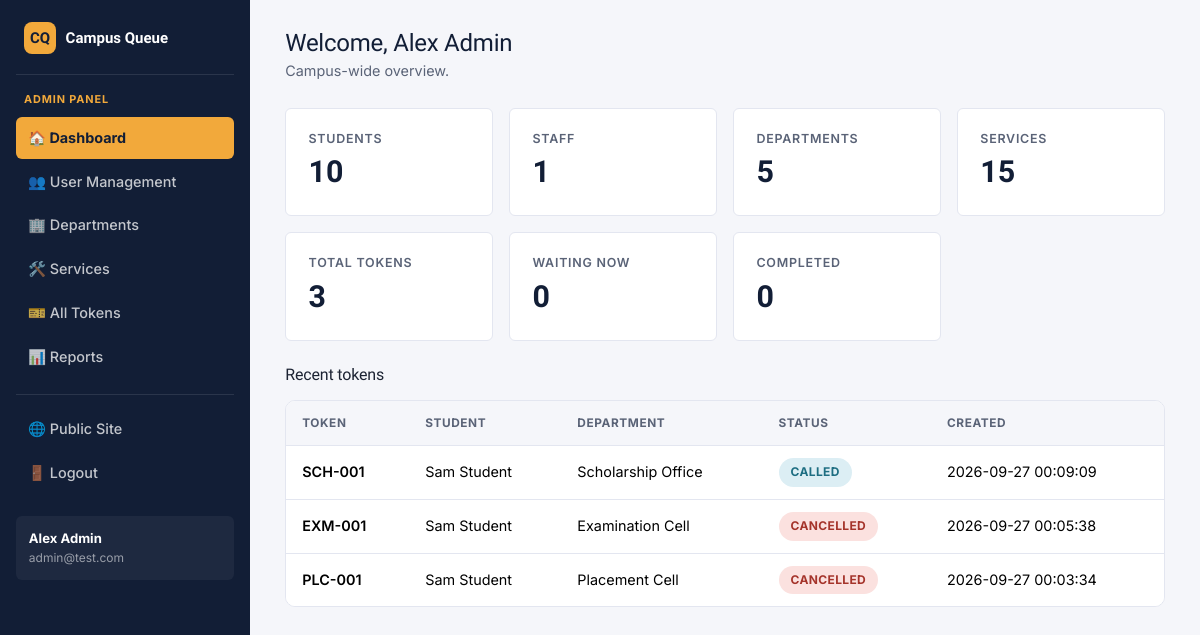
The app's page /admin/dashboard (signed in) with its own data.
### tables this page shows
CREATE TABLE users (
    id INTEGER PRIMARY KEY AUTOINCREMENT,
    name TEXT NOT NULL,
    email TEXT NOT NULL UNIQUE,
    phone TEXT NOT NULL,
    password TEXT NOT NULL,
    role TEXT NOT NULL CHECK(role IN ('student', 'staff', 'admin')),
    department_id INTEGER,
    status TEXT NOT NULL DEFAULT 'active' CHECK(status IN ('active', 'inactive')),
    created_at TEXT NOT NULL,
    FOREIGN KEY (department_id) REFERENCES departments(id)
);

CREATE TABLE tokens (
    id INTEGER PRIMARY KEY AUTOINCREMENT,
    token_number TEXT NOT NULL,
    user_id INTEGER NOT NULL,
    department_id INTEGER NOT NULL,
    service_id INTEGER NOT NULL,
    status TEXT NOT NULL DEFAULT 'WAITING'
        CHECK(status IN ('WAITING','CALLED','IN_PROGRESS','COMPLETED','SKIPPED','CANCELLED')),
    created_at TEXT NOT NULL,
    called_at TEXT,
    completed_at TEXT,
    FOREIGN KEY (user_id) REFERENCES users(id),
    FOREIGN KEY (department_id) REFERENCES departments(id),
    FOREIGN KEY (service_id) REFERENCES services(id)
);

CREATE TABLE departments (
    id INTEGER PRIMARY KEY AUTOINCREMENT,
    name TEXT NOT NULL UNIQUE,
    code TEXT NOT NULL UNIQUE,
    status TEXT NOT NULL DEFAULT 'active' CHECK(status IN ('active', 'inactive'))
);

### app.py (the view)
@app.route("/admin/dashboard")
@role_required("admin")
def admin_dashboard():
    db = get_db()
    stats = {
        "students": db.execute("SELECT COUNT(*) c FROM users WHERE role='student'").fetchone()["c"],
        "staff": db.execute("SELECT COUNT(*) c FROM users WHERE role='staff'").fetchone()["c"],
        "departments": db.execute("SELECT COUNT(*) c FROM departments").fetchone()["c"],
        "services": db.execute("SELECT COUNT(*) c FROM services").fetchone()["c"],
        "tokens_total": db.execute("SELECT COUNT(*) c FROM tokens").fetchone()["c"],
        "tokens_waiting": db.execute("SELECT COUNT(*) c FROM tokens WHERE status='WAITING'").fetchone()["c"],
        "tokens_completed": db.execute("SELECT COUNT(*) c FROM tokens WHERE status='COMPLETED'").fetchone()["c"],
    }
    recent_tokens = db.execute(
        "SELECT t.*, u.name AS student_name, d.name AS department_name "
        "FROM tokens t JOIN users u ON u.id = t.user_id JOIN departments d ON d.id = t.department_id "
        "ORDER BY t.id DESC LIMIT 8"
    ).fetchall()
    return render_template("admin/dashboard.html", stats=stats, recent_tokens=recent_tokens)

### app.py (called while the page is built)
def get_db():
    if "db" not in g:
        g.db = database.get_db()
    return g.db

def role_required(*roles):
    def decorator(view):
        @wraps(view)
        def wrapped(*args, **kwargs):
            if "user_id" not in session:
                flash("Please log in to continue.", "warning")
                return redirect(url_for("login"))
            if session.get("role") not in roles:
                return render_template("access_denied.html"), 403
            return view(*args, **kwargs)
        return wrapped
    return decorator

def current_user():
    if "user_id" not in session:
        return None
    return get_db().execute(
        "SELECT * FROM users WHERE id = ?", (session["user_id"],)
    ).fetchone()

@app.context_processor
def inject_user():
    return {"logged_in_user": current_user()}

### database.py (called while the page is built)
def get_db():
    conn = sqlite3.connect(DB_PATH)
    conn.row_factory = sqlite3.Row
    conn.execute("PRAGMA foreign_keys = ON")
    return conn

### templates/admin/dashboard.html (shortened to what this page needs)
{% extends "base_dashboard.html" %}
{% block content %}
<div class="cq-topbar">
  <div>
    <h1>Welcome, {{ logged_in_user['name'] }}</h1>
    <div class="subtitle">Campus-wide overview.</div>
  </div>
</div>
<div class="row g-3 mb-4">
  <div class="col-6 col-md-3">
    <div class="stat-card"><div class="stat-label">Students</div><div class="stat-value" id="stat-students">{{ stats.students }}</div></div>
  </div>
  <div class="col-6 col-md-3">
    <div class="stat-card"><div class="stat-label">Staff</div><div class="stat-value" id="stat-staff">{{ stats.staff }}</div></div>
  </div>
  <div class="col-6 col-md-3">
    <div class="stat-card"><div class="stat-label">Departments</div><div class="stat-value" id="stat-departments">{{ stats.departments }}</div></div>
  </div>
  <div class="col-6 col-md-3">
    <div class="stat-card"><div class="stat-label">Services</div><div class="stat-value" id="stat-services">{{ stats.services }}</div></div>
  </div>
  <div class="col-6 col-md-3">
    <div class="stat-card"><div class="stat-label">Total Tokens</div><div class="stat-value" id="stat-tokens-total">{{ stats.tokens_total }}</div></div>
  </div>
  <div class="col-6 col-md-3">
    <div class="stat-card"><div class="stat-label">Waiting Now</div><div class="stat-value" id="stat-tokens-waiting">{{ stats.tokens_waiting }}</div></div>
  </div>
  <div class="col-6 col-md-3">
    <div class="stat-card"><div class="stat-label">Completed</div><div class="stat-value" id="stat-tokens-completed">{{ stats.tokens_completed }}</div></div>
  </div>
</div>
<h2 class="h6 mb-3">Recent tokens</h2>
{% if recent_tokens %}
<div class="cq-table">
  <table class="table" id="recent-tokens-table">
    <thead>
      <tr><th>Token</th><th>Student</th><th>Department</th><th>Status</th><th>Created</th></tr>
    </thead>
    <tbody>
      {% for t in recent_tokens %}
      <tr>
        <td class="fw-semibold">{{ t['token_number'] }}</td>
        <td>{{ t['student_name'] }}</td>
        <td>{{ t['department_name'] }}</td>
        <td><span class="badge-status badge-{{ t['status'] }}">{{ t['status'] }}</span></td>
        <td>{{ t['created_at'] }}</td>
      </tr>
      {% endfor %}
    </tbody>
  </table>
</div>
{% else %}
<div class="cq-card"><div class="empty-state"><p class="mb-0">No tokens generated yet.</p></div></div>
{% endif %}
{% endblock %}

### templates/base_dashboard.html (shortened to what this page needs)
<!DOCTYPE html>
<html lang="en">
<head>
<link href="https://cdn.jsdelivr.net/npm/bootstrap@5.3.3/dist/css/bootstrap.min.css" rel="stylesheet">
<link href="{{ url_for('static', filename='css/style.css') }}" rel="stylesheet">
</head>
<body>
<div class="cq-shell">
  <aside class="cq-sidebar">
    <div class="brand">
      <span class="brand-mark">CQ</span> Campus Queue
    </div>
    <div class="role-tag">{{ session.role }} panel</div>
    <nav class="nav flex-column" id="sidebar-nav">
      {% if session.role == 'student' %}
        <a class="nav-link {% if request.endpoint == 'student_dashboard' %}active{% endif %}" id="nav-dashboard" href="{{ url_for('student_dashboard') }}">🏠 Dashboard</a>
        <a class="nav-link {% if request.endpoint == 'generate_token' %}active{% endif %}" id="nav-generate-token" href="{{ url_for('generate_token') }}">🎫 Generate Token</a>
        <a class="nav-link {% if request.endpoint == 'current_token' %}active{% endif %}" id="nav-current-token" href="{{ url_for('current_token') }}">📍 Current Token</a>
        <a class="nav-link {% if request.endpoint == 'student_history' %}active{% endif %}" id="nav-history" href="{{ url_for('student_history') }}">🕘 Token History</a>
        <a class="nav-link {% if request.endpoint == 'student_profile' %}active{% endif %}" id="nav-profile" href="{{ url_for('student_profile') }}">👤 Profile</a>
      {% elif session.role == 'admin' %}
        <a class="nav-link {% if request.endpoint == 'admin_dashboard' %}active{% endif %}" id="nav-dashboard" href="{{ url_for('admin_dashboard') }}">🏠 Dashboard</a>
        <a class="nav-link {% if request.endpoint == 'admin_users' %}active{% endif %}" id="nav-users" href="{{ url_for('admin_users') }}">👥 User Management</a>
        <a class="nav-link {% if request.endpoint == 'admin_departments' %}active{% endif %}" id="nav-departments" href="{{ url_for('admin_departments') }}">🏢 Departments</a>
        <a class="nav-link {% if request.endpoint == 'admin_services' %}active{% endif %}" id="nav-services" href="{{ url_for('admin_services') }}">🛠️ Services</a>
        <a class="nav-link {% if request.endpoint == 'admin_tokens' %}active{% endif %}" id="nav-tokens" href="{{ url_for('admin_tokens') }}">🎫 All Tokens</a>
        <a class="nav-link {% if request.endpoint == 'admin_reports' %}active{% endif %}" id="nav-reports" href="{{ url_for('admin_reports') }}">📊 Reports</a>
      {% endif %}
      <div class="nav-divider"></div>
      <a class="nav-link" href="{{ url_for('home') }}">🌐 Public Site</a>
      <a class="nav-link" id="nav-logout" href="{{ url_for('logout') }}">🚪 Logout</a>
    </nav>
    {% if logged_in_user %}
    <div class="user-box">
      <div class="u-name">{{ logged_in_user['name'] }}</div>
      <div class="u-email">{{ logged_in_user['email'] }}</div>
    </div>
    {% endif %}
  </aside>
  <main class="cq-main">
    {% block content %}{% endblock %}
  </main>
</div>
</body>
</html>

### static/css/style.css (style rules this page uses)
:root { --navy: #1B2A4A; --navy-deep: #121E36; --navy-soft: #2C4270; --amber: #F2A93B; --amber-deep: #D98D1F; --teal: #2AA9A0; --teal-deep: #1E7F78; --danger: #C1443C; --success: #2E7D5B; --ink: #1C2333; --ink-soft: #5A6377; --paper: #F5F6FA; --card: #FFFFFF; --border: #E3E6F0; --radius-sm: 6px; --radius-md: 10px; --shadow-card: 0 1px 2px rgba(18, 30, 54, 0.06), 0 6px 20px rgba(18, 30, 54, 0.06); }
* { box-sizing: border-box; }
html, body { height: 100%; }
body { font-family: "Inter", -apple-system, BlinkMacSystemFont, sans-serif; background: var(--paper); color: var(--ink); font-size: 15px; line-height: 1.55; }
h1, h2, h3, h4, h5, h6, .display-font { font-family: "Sora", "Inter", sans-serif; color: var(--navy-deep); letter-spacing: -0.01em; }
a { color: var(--teal-deep); text-decoration: none; }
.stat-card { background: var(--card); border: 1px solid var(--border); border-radius: var(--radius-sm); padding: 1.25rem 1.4rem; }
.stat-card .stat-label { font-size: 0.78rem; color: var(--ink-soft); font-weight: 600; text-transform: uppercase; letter-spacing: 0.06em; }
.stat-card .stat-value { font-family: "Sora", sans-serif; font-size: 1.9rem; font-weight: 700; color: var(--navy-deep); }
.badge-status { display: inline-block; padding: 0.32rem 0.75rem; border-radius: 999px; font-size: 0.75rem; font-weight: 700; letter-spacing: 0.03em; }
.badge-CALLED { background: #DCEEF4; color: #1E6E82; }
.badge-CANCELLED { background: #FBE1DF; color: #A5342B; }
.cq-shell { display: flex; min-height: 100vh; }
.cq-sidebar { width: 250px; flex-shrink: 0; background: var(--navy-deep); color: #fff; padding: 1.4rem 1rem; position: sticky; top: 0; height: 100vh; overflow-y: auto; }
.cq-sidebar .brand { display: flex; align-items: center; gap: 0.6rem; font-family: "Sora", sans-serif; font-weight: 700; color: #fff; padding: 0 0.5rem 1.2rem; margin-bottom: 1rem; border-bottom: 1px solid rgba(255,255,255,0.1); }
.cq-sidebar .brand .brand-mark { width: 32px; height: 32px; background: var(--amber); color: var(--navy-deep); border-radius: 8px; display: inline-flex; align-items: center; justify-content: center; font-weight: 800; }
.cq-sidebar .role-tag { font-size: 0.68rem; text-transform: uppercase; letter-spacing: 0.08em; color: var(--amber); padding: 0 0.5rem; margin-bottom: 0.6rem; font-weight: 700; }
.cq-sidebar .nav-link { color: rgba(255,255,255,0.75); padding: 0.6rem 0.75rem; border-radius: var(--radius-sm); font-size: 0.9rem; font-weight: 500; margin-bottom: 0.15rem; display: flex; align-items: center; gap: 0.6rem; }
.cq-sidebar .nav-link.active { background: var(--amber); color: var(--navy-deep); font-weight: 700; }
.cq-sidebar .nav-divider { border-top: 1px solid rgba(255,255,255,0.1); margin: 0.85rem 0; }
.cq-sidebar .user-box { margin-top: 1.2rem; padding: 0.8rem; background: rgba(255,255,255,0.05); border-radius: var(--radius-sm); font-size: 0.82rem; }
.cq-sidebar .user-box .u-name { font-weight: 700; color: #fff; }
.cq-sidebar .user-box .u-email { color: rgba(255,255,255,0.55); font-size: 0.75rem; word-break: break-all; }
.cq-main { flex-grow: 1; padding: 1.8rem 2.2rem 3rem; max-width: 100%; }
.cq-topbar { display: flex; justify-content: space-between; align-items: center; margin-bottom: 1.6rem; flex-wrap: wrap; gap: 0.75rem; }
.cq-topbar h1 { font-size: 1.5rem; margin: 0; }
.cq-topbar .subtitle { color: var(--ink-soft); font-size: 0.9rem; margin-top: 0.15rem; }
.cq-table { background: var(--card); border-radius: var(--radius-md); overflow: hidden; border: 1px solid var(--border); }
.cq-table table { margin-bottom: 0; }
.cq-table thead th { background: var(--paper); color: var(--ink-soft); font-size: 0.74rem; text-transform: uppercase; letter-spacing: 0.05em; font-weight: 700; border-bottom: 1px solid var(--border); padding: 0.8rem 1rem; }
.cq-table tbody td { padding: 0.75rem 1rem; vertical-align: middle; font-size: 0.9rem; border-bottom: 1px solid var(--border); }
.cq-table tbody tr:last-child td { border-bottom: none; }

### records on screen
users: role "ADMIN", name "Alex Admin", email "admin@test.com"
tokens: token_number "SCH-001", student_name "Sam Student", department_name "Scholarship Office", status "CALLED", created_at "2026-09-27 00:09:09"
tokens: token_number "EXM-001", student_name "Sam Student", department_name "Examination Cell", status "CANCELLED", created_at "2026-09-27 00:05:38"
tokens: token_number "PLC-001", student_name "Sam Student", department_name "Placement Cell", status "CANCELLED", created_at "2026-09-27 00:03:34"

### other values on screen
{{ stats.students }} "10"
{{ stats.staff }} "1"
{{ stats.departments }} "5"
{{ stats.services }} "15"
{{ stats.tokens_total }} "3"
{{ stats.tokens_waiting }} "0"
{{ stats.tokens_completed }} "0"
